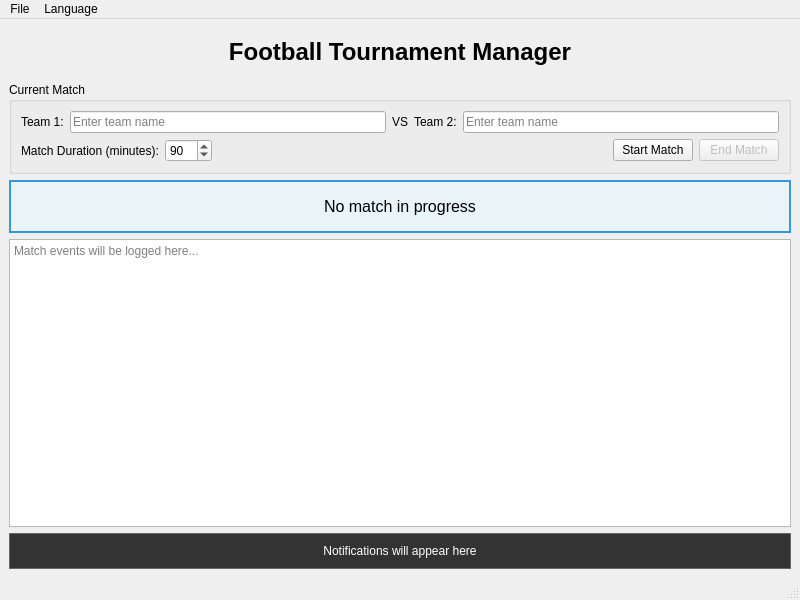
<?xml version="1.0" encoding="UTF-8"?>
<ui version="4.0">
 <class>TournamentWindow</class>
 <widget class="QMainWindow" name="TournamentWindow">
  <property name="geometry">
   <rect>
    <x>0</x>
    <y>0</y>
    <width>800</width>
    <height>600</height>
   </rect>
  </property>
  <property name="windowTitle">
   <string>Football Tournament Manager</string>
  </property>
  <widget class="QWidget" name="centralwidget">
   <layout class="QVBoxLayout" name="verticalLayout">
    <item>
     <widget class="QLabel" name="lblTitle">
      <property name="text">
       <string>Football Tournament Manager</string>
      </property>
      <property name="alignment">
       <set>Qt::AlignCenter</set>
      </property>
      <property name="styleSheet">
       <string>QLabel { font-size: 18pt; font-weight: bold; padding: 10px; }</string>
      </property>
     </widget>
    </item>
    <item>
     <widget class="QGroupBox" name="groupBoxMatch">
      <property name="title">
       <string>Current Match</string>
      </property>
      <layout class="QVBoxLayout" name="verticalLayout_2">
       <item>
        <layout class="QHBoxLayout" name="horizontalLayout">
         <item>
          <widget class="QLabel" name="lblTeam1">
           <property name="text">
            <string>Team 1:</string>
           </property>
          </widget>
         </item>
         <item>
          <widget class="QLineEdit" name="txtTeam1">
           <property name="placeholderText">
            <string>Enter team name</string>
           </property>
          </widget>
         </item>
         <item>
          <widget class="QLabel" name="lblVs">
           <property name="text">
            <string>VS</string>
           </property>
           <property name="alignment">
            <set>Qt::AlignCenter</set>
           </property>
          </widget>
         </item>
         <item>
          <widget class="QLabel" name="lblTeam2">
           <property name="text">
            <string>Team 2:</string>
           </property>
          </widget>
         </item>
         <item>
          <widget class="QLineEdit" name="txtTeam2">
           <property name="placeholderText">
            <string>Enter team name</string>
           </property>
          </widget>
         </item>
        </layout>
       </item>
       <item>
        <layout class="QHBoxLayout" name="horizontalLayout_2">
         <item>
          <widget class="QLabel" name="lblMatchDuration">
           <property name="text">
            <string>Match Duration (minutes):</string>
           </property>
          </widget>
         </item>
         <item>
          <widget class="QSpinBox" name="spinMatchDuration">
           <property name="minimum">
            <number>1</number>
           </property>
           <property name="maximum">
            <number>120</number>
           </property>
           <property name="value">
            <number>90</number>
           </property>
          </widget>
         </item>
         <item>
          <spacer name="horizontalSpacer">
           <property name="orientation">
            <enum>Qt::Horizontal</enum>
           </property>
           <property name="sizeHint" stdset="0">
            <size>
             <width>40</width>
             <height>20</height>
            </size>
           </property>
          </spacer>
         </item>
         <item>
          <widget class="QPushButton" name="btnStartMatch">
           <property name="text">
            <string>Start Match</string>
           </property>
          </widget>
         </item>
         <item>
          <widget class="QPushButton" name="btnEndMatch">
           <property name="text">
            <string>End Match</string>
           </property>
           <property name="enabled">
            <bool>false</bool>
           </property>
          </widget>
         </item>
        </layout>
       </item>
      </layout>
     </widget>
    </item>
    <item>
     <widget class="QLabel" name="lblMatchStatus">
      <property name="text">
       <string>No match in progress</string>
      </property>
      <property name="alignment">
       <set>Qt::AlignCenter</set>
      </property>
      <property name="styleSheet">
       <string>QLabel { background-color: #e8f4f8; padding: 15px; border: 2px solid #3498db; font-size: 12pt; }</string>
      </property>
     </widget>
    </item>
    <item>
     <widget class="QTextEdit" name="txtMatchLog">
      <property name="readOnly">
       <bool>true</bool>
      </property>
      <property name="placeholderText">
       <string>Match events will be logged here...</string>
      </property>
     </widget>
    </item>
    <item>
     <widget class="QLabel" name="lblNotification">
      <property name="text">
       <string>Notifications will appear here</string>
      </property>
      <property name="alignment">
       <set>Qt::AlignCenter</set>
      </property>
      <property name="wordWrap">
       <bool>true</bool>
      </property>
      <property name="styleSheet">
       <string>QLabel { background-color: #333333; color: white; padding: 10px; border: 1px solid #666666; }</string>
      </property>
     </widget>
    </item>
   </layout>
  </widget>
  <widget class="QMenuBar" name="menubar">
   <property name="geometry">
    <rect>
     <x>0</x>
     <y>0</y>
     <width>800</width>
     <height>21</height>
    </rect>
   </property>
   <widget class="QMenu" name="menuFile">
    <property name="title">
     <string>File</string>
    </property>
    <addaction name="actionExit"/>
   </widget>
   <widget class="QMenu" name="menuLanguage">
    <property name="title">
     <string>Language</string>
    </property>
    <addaction name="actionEnglish"/>
    <addaction name="actionSpanish"/>
   </widget>
   <addaction name="menuFile"/>
   <addaction name="menuLanguage"/>
  </widget>
  <widget class="QStatusBar" name="statusbar"/>
  <action name="actionExit">
   <property name="text">
    <string>Exit</string>
   </property>
  </action>
  <action name="actionEnglish">
   <property name="text">
    <string>English</string>
   </property>
  </action>
  <action name="actionSpanish">
   <property name="text">
    <string>Español</string>
   </property>
  </action>
 </widget>
 <resources/>
 <connections/>
</ui>
